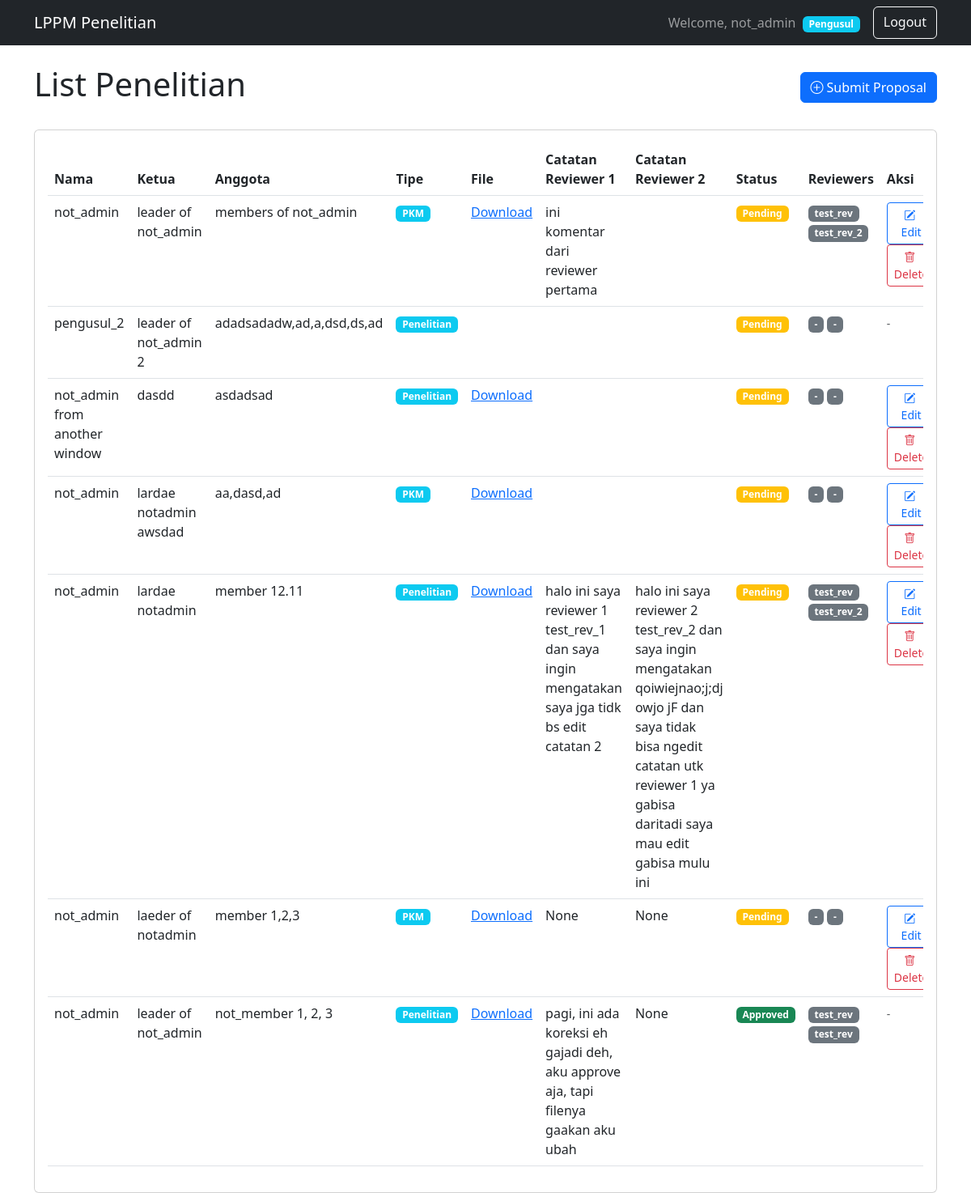
Page / (signed in) on the committed database.
### contacts/models.py (models this page shows)
class User(AbstractUser):
    def save(self, *args, **kwargs):
          self.set_password(self.password)
          super().save(*args, **kwargs)

class Proposal(models.Model):
    PROPOSAL_TYPES = (
        ('penelitian', 'Penelitian'),
        ('PKM', 'PKM'),
    )
    STATUS_CHOICES = (
        ('pending', 'Pending'),
        ('approved', 'Approved'),
        ('rejected', 'Rejected'),
        ('revision', 'Revision')
    )
    name = models.CharField(max_length=50)
    leader = models.CharField(max_length=50)
    members = models.TextField(max_length=200)
    type = models.CharField(max_length=25, choices=PROPOSAL_TYPES)
    file = models.FileField(upload_to='projects/', blank=True, null=True, validators=[FileExtensionValidator(['pdf', 'doc', 'docx'])])
    status = models.CharField(max_length=25, choices=STATUS_CHOICES, default='pending')
    catatan = models.TextField(max_length=200, blank=True, null=True)
    catatan_2 = models.TextField(max_length=200, blank=True, null=True)
    reviewer_1 = models.ForeignKey(User, on_delete=models.CASCADE, blank=True, null=True, related_name='reviewer_1_proposals', limit_choices_to={'groups__name': 'Reviewer'})
    reviewer_2 = models.ForeignKey(User, on_delete=models.CASCADE, blank=True, null=True, related_name='reviewer_2_proposals', limit_choices_to={'groups__name': 'Reviewer'})
    created_by = models.ForeignKey(User, on_delete=models.CASCADE, related_name='proposals')
    created_at = models.DateTimeField(auto_now_add=True)
    updated_at = models.DateTimeField(auto_now=True)

### contacts/views.py (the view)
# urls.py: path('', views.index, name='index'),
@login_required
def index(request):
    user = request.user
    if user.is_superuser or user.groups.filter(name='Pengusul').exists():
        proposals = Proposal.objects.all()
    else:
        proposals = Proposal.objects.filter(
            Q(reviewer_1=user) |
            Q(reviewer_2=user)
        ).distinct() # Use .distinct() to avoid duplicates
    proposals = proposals.order_by('-created_at')
    context = {
        'proposals': proposals,
        'form': ProposalForm(),
        'is_reviewer': user.groups.filter(name='Reviewer').exists(),
        'is_admin': user.is_superuser
    }
    return render(request, 'proposals/proposal_list.html', context)

### contacts/templates/proposals/proposal_list.html (shortened to what this page needs)
{% load static %}
<!DOCTYPE html>
<html lang="en">
<head>
    <link href="https://cdn.jsdelivr.net/npm/bootstrap@5.3.0/dist/css/bootstrap.min.css" rel="stylesheet">
    <link rel="stylesheet" href="https://cdn.jsdelivr.net/npm/bootstrap-icons@1.10.0/font/bootstrap-icons.css">
</head>
<body>
    <nav class="navbar navbar-expand-lg navbar-dark bg-dark">
        <div class="container">
            <a class="navbar-brand" href="{% url 'proposal_list' %}">LPPM Penelitian</a>
            <div class="navbar-nav ms-auto">
                <span class="navbar-text me-3">Welcome, {{ user.username }}
                {% if is_admin %}
                    <span class="badge bg-danger ms-1">Admin</span>
                {% elif is_reviewer %}
                    <span class="badge bg-warning ms-1">Reviewer</span>
                {% else %}
                    <span class="badge bg-info ms-1">Pengusul</span>
                {% endif %}
                </span>
                <a class="btn btn-outline-light btn-xs" href="{% url 'logout' %}">Logout</a>
            </div>
        </div>
    </nav>
    <div class="container mt-4">
        <div class="d-flex justify-content-between align-items-center mb-4">
            <h1>List Penelitian</h1>
            {% if is_reviewer %}
                <p> </p>
            {% else %}
                <a href="{% url 'proposal_create' %}" class="btn btn-primary">
                    <i class="bi bi-plus-circle me-1"></i>Submit Proposal
                </a>
            {% endif %}
        </div>
        <div class="card">
            <div class="card-body">
                <div class="table-responsive">
                    <table class="table table-hover">
                        <thead>
                            <tr>
                                <th>Nama</th>
                                <th>Ketua</th>
                                <th>Anggota</th>
                                <th>Tipe</th>
                                <th>File</th>
                                <th>Catatan Reviewer 1</th>
                                <th>Catatan Reviewer 2</th>
                                <th>Status</th>
                                <th>Reviewers</th>
                                <th>Aksi</th>
                            </tr>
                        </thead>
                        <tbody>
                            {% for proposal in proposals %}
                            <tr>
                                <td>{{ proposal.name }}</td>
                                <td>{{ proposal.leader }}</td>
                                <td>{{ proposal.members }}</td>
                                <td>
                                    <span class="badge bg-info">{{ proposal.get_type_display }}</span>
                                </td>
                                 <td>
                                 {% if proposal.created_by == user or is_reviewer or is_admin %}
                                    {% if proposal.file %}
                                        <a href="{{ proposal.file.url }}" target="_blank" class="file-download">Download</a>
                                    {% else %}
                                        No file
                                    {% endif %}
                                {% endif %}
                                </td>
                                <td>
                                 {{ proposal.catatan }}
                                </td>
                                <td>
                                 {{ proposal.catatan_2 }}
                                <td>
                                    <span class="badge
                                        {% if proposal.status == 'pending' %}bg-warning
                                        {% elif proposal.status == 'in_review' %}bg-primary
                                        {% elif proposal.status == 'approved' %}bg-success
                                        {% else %}bg-danger
                                        {% endif %}">
                                        {{ proposal.get_status_display }}
                                    </span>
                                </td>
                                <td>
                                        <span class="badge bg-secondary">{{ proposal.reviewer_1.username|default:"-" }}</span>
                                        <span class="badge bg-secondary">{{ proposal.reviewer_2.username|default:"-" }}</span>
                                </td>
                                <td>
                                    {% if proposal.created_by == user or is_admin %}
                                        {% if proposal.status != 'approved' or is_admin %}
                                            <a href="{% url 'proposal_update' proposal.id %}" class="btn btn-sm btn-outline-primary action-btn">
                                                <i class="bi bi-pencil-square me-1"></i>Edit
                                            </a>
                                            <a href="{% url 'proposal_delete' proposal.id %}" class="btn btn-sm btn-outline-danger action-btn">
                                                <i class="bi bi-trash me-1"></i>Delete
                                            </a>
                                        {% else %}
                                            <span class="text-muted small">-</span>
                                        {% endif %}
                                    {% else %}
                                        {% if is_reviewer or is_admin %}
                                            {% if proposal.status != 'approved' %}
                                                <a href="{% url 'proposal_update' proposal.id %}" class="btn btn-sm btn-outline-secondary action-btn">
                                                    <i class="bi bi-eye me-1"></i>Review
                                                </a>
                                                <!-- <a href="{% url 'proposal_delete' proposal.id %}" class="btn btn-sm btn-outline-danger action-btn">
                                                    <i class="bi bi-trash me-1"></i>Delete
                                                </a>  -->
                                            {% else %}
                                                <span class="text-muted small">-</span>
                                            {% endif %}
                                        {% else %}
                                            <span class="text-muted small">-</span>
                                        {% endif %}
                                    {% endif %}
                                </td>
                            </tr>
                            {% empty %}
                            <tr>
                                <td colspan="7" class="text-center">No proposals found</td>
                            </tr>
                            {% endfor %}
                        </tbody>
                    </table>
                </div>
            </div>
        </div>
    </div>
</body>
</html>

### contacts/templates/proposals/proposal_list.html (style rules this page uses)
.action-btn { margin-right: 0.5rem; }

### rows in the picture
User: username "not_admin"
Proposal: name "not_admin", leader "leader of not_admin", members "members of not_admin", type "PKM", catatan "ini komentar dari reviewer pertama", status "Pending", reviewer_1.username "test_rev", reviewer_2.username "test_rev_2", shows "Edit"
Proposal: name "pengusul_2", leader "leader of not_admin 2", members "adadsadadw,ad,a,dsd,ds,ad", type "Penelitian", status "Pending", reviewer_1.username "-", reviewer_2.username "-"
Proposal: name "not_admin from another window", leader "dasdd", members "asdadsad", type "Penelitian", status "Pending", reviewer_1.username "-", reviewer_2.username "-", shows "Edit"
Proposal: name "not_admin", leader "lardae notadmin awsdad", members "aa,dasd,ad", type "PKM", status "Pending", reviewer_1.username "-", reviewer_2.username "-", shows "Edit"
Proposal: name "not_admin", leader "lardae notadmin", members "member 12.11", type "Penelitian", catatan "halo ini saya reviewer 1 test_rev_1 dan saya ingin mengatakan saya jga tidk bs edit catatan 2", catatan_2 "halo ini saya reviewer 2 test_rev_2 dan saya ingin mengatakan qoiwiejnao;j;dj owjo jF dan saya tidak bisa ngedit catatan utk reviewer 1 ya gabisa daritadi saya mau edit gabisa mulu ini", status "Pending", reviewer_1.username "test_rev", reviewer_2.username "test_rev_2", shows "Edit"
Proposal: name "not_admin", leader "laeder of notadmin", members "member 1,2,3", type "PKM", catatan "None", catatan_2 "None", status "Pending", reviewer_1.username "-", reviewer_2.username "-", shows "Edit"
Proposal: name "not_admin", leader "leader of not_admin", members "not_member 1, 2, 3", type "Penelitian", catatan "pagi, ini ada koreksi eh gajadi deh, aku approve aja, tapi filenya gaakan aku ubah", catatan_2 "None", status "Approved", reviewer_1.username "test_rev", reviewer_2.username "test_rev"
